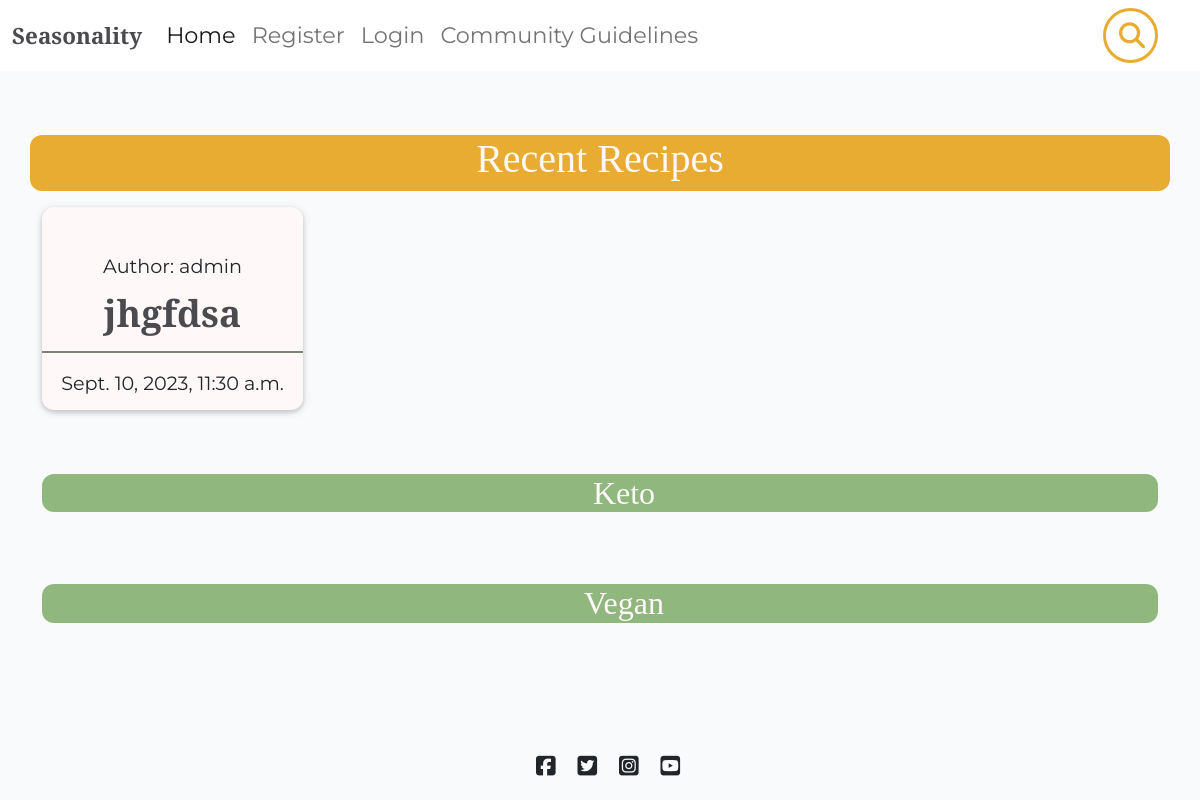
The app's page /, older data.
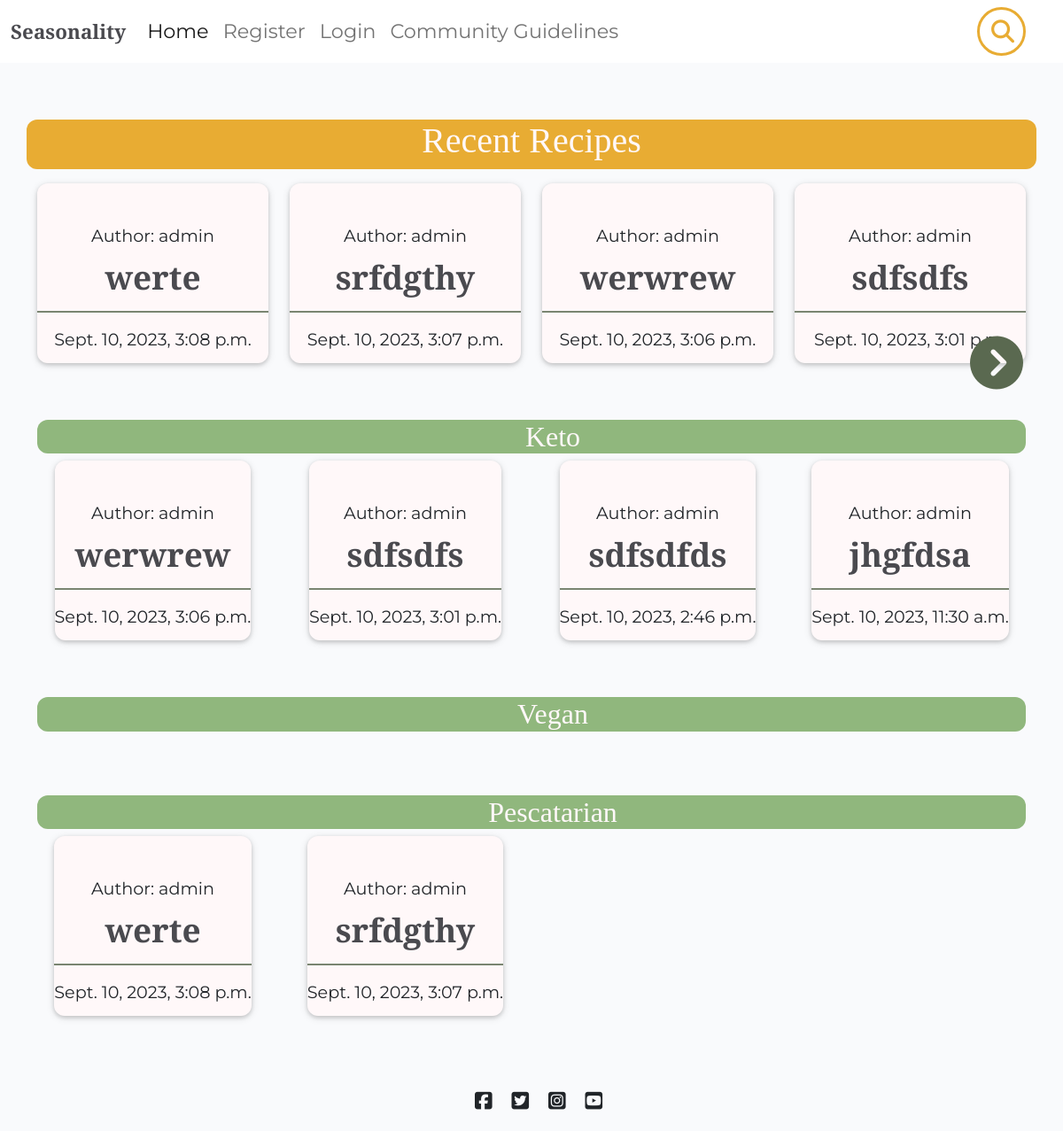
The same page, newer data.
### recipebook/models.py (models this page shows, shortened)
class Recipe(models.Model):
    class NewManager(models.Manager):
        def get_queryset(self):
            return super().get_queryset() .filter()
    title = models.CharField(max_length=200, unique=True)
    slug = models.SlugField(max_length=200, unique=True)
    author = models.ForeignKey(
        User, on_delete=models.CASCADE, related_name="recipes"
    )
    diet = models.ForeignKey(
        Diet, on_delete=models.CASCADE, default=True, null=False)
    season = models.ForeignKey(
        Season, on_delete=models.CASCADE, default=True, null=False)
    featured_image = CloudinaryField('image', default='placeholder')
    updated_on = models.DateTimeField(auto_now=True)
    content = models.TextField()
    created_on = models.DateTimeField(auto_now_add=True)
    status = models.IntegerField(choices=STATUS, default=0)
    ingredients = models.TextField(default='placeholder')
    calories = models.IntegerField(default=0)
    fat = models.IntegerField(default=0)
    protein = models.IntegerField(default=0)
    carbs = models.IntegerField(default=0)
    servs = models.IntegerField(default=0)
    favourites = models.ManyToManyField(
        User, related_name='favourite', default=None, blank=True)
    objects = models.Manager()
    newmanager = NewManager()
    class Meta:
        ordering = ["-created_on"]

class Diet(models.Model):
    name = models.CharField(max_length=100)

### recipebook/views.py (the view)
# urls.py: path('', views.IndexView.as_view(), name='home'),
class IndexView(TemplateView):
    template_name = 'index.html'
    paginate_by = 4
    def get_context_data(self, **kwargs):
        context = super().get_context_data(**kwargs)
        recipes = Recipe.objects.filter(status=1)
        diets = Diet.objects.all()
        paginator = Paginator(recipes, self.paginate_by)
        page = self.request.GET.get('page')
        recipes_page = paginator.get_page(page)
        context['recipes'] = recipes_page
        context['diets'] = diets
        return context

### templates/index.html (shortened to what this page needs)
{% extends "base/base.html" %}
{% block content %}
<div class="container-fluid">
    <div class="container text-center my-3">
        <div class="row py-5">
            <div class="text-center recent-background mb-3">
                <h1>Recent Recipes</h1>
            </div>
            {% for recipe in recipes %}
            <div class="col-md-3">
                <div class="card md-3">
                    <div class="card-body">
                        <div class="image-flash">
                            <p class="author">Author: {{ recipe.author }}</p>
                        </div>
                    </div>
                    <a href="{% url 'recipe_detail' recipe.slug  %}" class="recipe-link">
                        <h3 class="card-title">{{ recipe.title }}</h3>
                    </a>
                    <hr class="card-hr" />
                    <p class="card-text text-muted-6">{{ recipe.created_on }}</p>
                </div>
            </div>
            {% endfor %}
        </div>
    </div>
</div>
    {% if recipes.has_next %}
    <div class="col-12">
        <a class="carousel-control-next" href="?page={{ recipes.next_page_number }}" role="button" data-slide="next">
            <span class="fa-solid fa-circle-chevron-right fa-xl" aria-hidden="true"></span>
        </a>
    </div>
    {% endif %}
{% for diet in diets|slice:":3" %}
<div class="container-fluid">
    <div class="container my-3">
        <div class="text-center diet-background ps-5">
            <h2>{{ diet.name }}</h2>
        </div>
        <div class="row pb-5 mt-2">
            {% for recipe in diet.recipe_set.all|slice:":4" %}
            {% if recipe.status %}
            <div class="col-md-3 d-flex flex-row text-center">
                <div class="card mx-auto">
                    <div class="card-body">
                        <div class="image-flash">
                            <p class="author">Author: {{ recipe.author }}</p>
                        </div>
                    </div>
                    <a href="{% url 'recipe_detail' recipe.slug  %}" class="recipe-link">
                        <h3 class="card-title">{{ recipe.title }}</h3>
                    </a>
                    <hr class="card-hr" />
                    <p class="card-text text-muted-6">{{ recipe.created_on }}</p>
                </div>
            </div>
            {% endif %}
            {% endfor %}
        </div>
    </div>
</div>
{% endfor %}
{% endblock %}

Row changes from the older to the newer data that the page shows:
no longer on one of the page's lists (row unchanged): Recipe: author "admin", title "jhgfdsa", created_on "Sept. 10, 2023, 11:30 a.m."
now on this page (row edited): Recipe: author "admin", title "werte", created_on "Sept. 10, 2023, 3:08 p.m."
now on this page (row edited): Recipe: author "admin", title "srfdgthy", created_on "Sept. 10, 2023, 3:07 p.m."
now on this page (row edited): Recipe: author "admin", title "werwrew", created_on "Sept. 10, 2023, 3:06 p.m."
now on this page (row edited): Recipe: author "admin", title "sdfsdfs", created_on "Sept. 10, 2023, 3:01 p.m."
changed Diet "Keto": gains Recipe (author "admin", title "sdfsdfds", created_on "Sept. 10, 2023, 2:46 p.m."); gains Recipe (author "admin", title "jhgfdsa", created_on "Sept. 10, 2023, 11:30 a.m.")
added Diet: name "Pescatarian"
